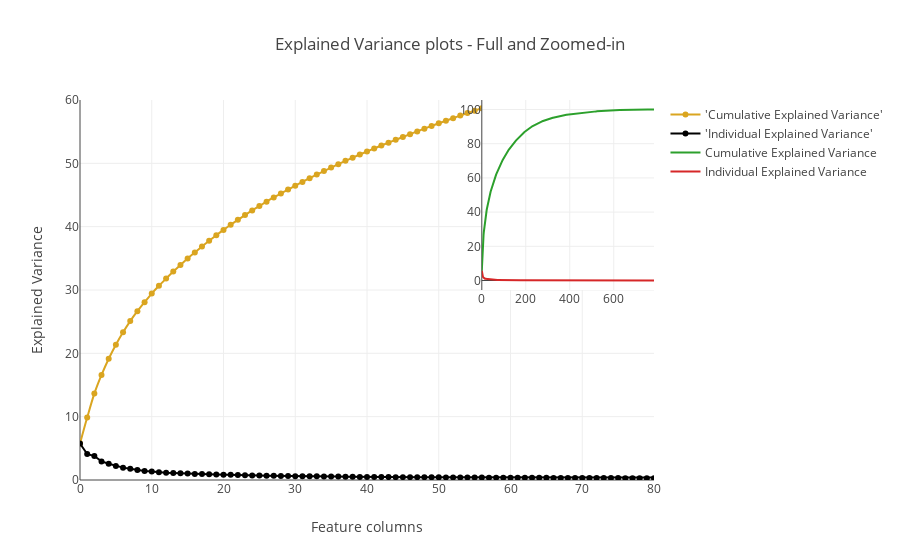

The code cell stored with this chart in its notebook:
### Markdown cell above
Now having calculated both our Individual Explained Variance and Cumulative Explained Variance values, let's use the Plotly visualisation package to produce an interactive chart to showcase this.

### Code cell
trace1 = go.Scatter(
    x=list(range(784)),
    y= cum_var_exp,
    mode='lines+markers',
    name="'Cumulative Explained Variance'",
    hoverinfo= cum_var_exp,
    line=dict(
        shape='spline',
        color = 'goldenrod'
    )
)
trace2 = go.Scatter(
    x=list(range(784)),
    y= var_exp,
    mode='lines+markers',
    name="'Individual Explained Variance'",
    hoverinfo= var_exp,
    line=dict(
        shape='linear',
        color = 'black'
    )
)
fig = tls.make_subplots(insets=[{'cell': (1,1), 'l': 0.7, 'b': 0.5}],
                          print_grid=True)

fig.append_trace(trace1, 1, 1)
fig.append_trace(trace2,1,1)
fig.layout.title = 'Explained Variance plots - Full and Zoomed-in'
fig.layout.xaxis = dict(range=[0, 80], title = 'Feature columns')
fig.layout.yaxis = dict(range=[0, 60], title = 'Explained Variance')
fig['data'] += [go.Scatter(x= list(range(784)) , y=cum_var_exp, xaxis='x2', yaxis='y2', name = 'Cumulative Explained Variance')]
fig['data'] += [go.Scatter(x=list(range(784)), y=var_exp, xaxis='x2', yaxis='y2',name = 'Individual Explained Variance')]

# fig['data'] = data
# fig['layout'] = layout
# fig['data'] += data2
# fig['layout'] += layout2
py.iplot(fig, filename='inset example')

### Figure 1 — Plotly figure (JSON) as saved in the notebook; plotly's stock layout.template omitted (floating-point values rounded to 4 significant figures; data arrays with more than 128 entries replaced by an {"elided": "..."} marker saying what was removed)
{"data": [{"hoverinfo": {"elided": "784 float values"}, "line": {"color": "goldenrod", "shape": "spline"}, "mode": "lines+markers", "name": "'Cumulative Explained Variance'", "type": "scatter", "x": {"elided": "784 int values"}, "xaxis": "x1", "y": {"elided": "784 float values"}, "yaxis": "y1"}, {"hoverinfo": {"elided": "784 float values"}, "line": {"color": "black", "shape": "linear"}, "mode": "lines+markers", "name": "'Individual Explained Variance'", "type": "scatter", "x": {"elided": "784 int values"}, "xaxis": "x1", "y": {"elided": "784 float values"}, "yaxis": "y1"}, {"name": "Cumulative Explained Variance", "type": "scatter", "x": {"elided": "784 int values"}, "xaxis": "x2", "y": {"elided": "784 float values"}, "yaxis": "y2"}, {"name": "Individual Explained Variance", "type": "scatter", "x": {"elided": "784 int values"}, "xaxis": "x2", "y": {"elided": "784 float values"}, "yaxis": "y2"}], "layout": {"title": "Explained Variance plots - Full and Zoomed-in", "xaxis": {"range": [0, 80], "title": "Feature columns"}, "xaxis1": {"anchor": "y1", "domain": [0.0, 1.0]}, "xaxis2": {"anchor": "y2", "domain": [0.7, 1.0]}, "yaxis": {"range": [0, 60], "title": "Explained Variance"}, "yaxis1": {"anchor": "x1", "domain": [0.0, 1.0]}, "yaxis2": {"anchor": "x2", "domain": [0.5, 1.0]}}}
